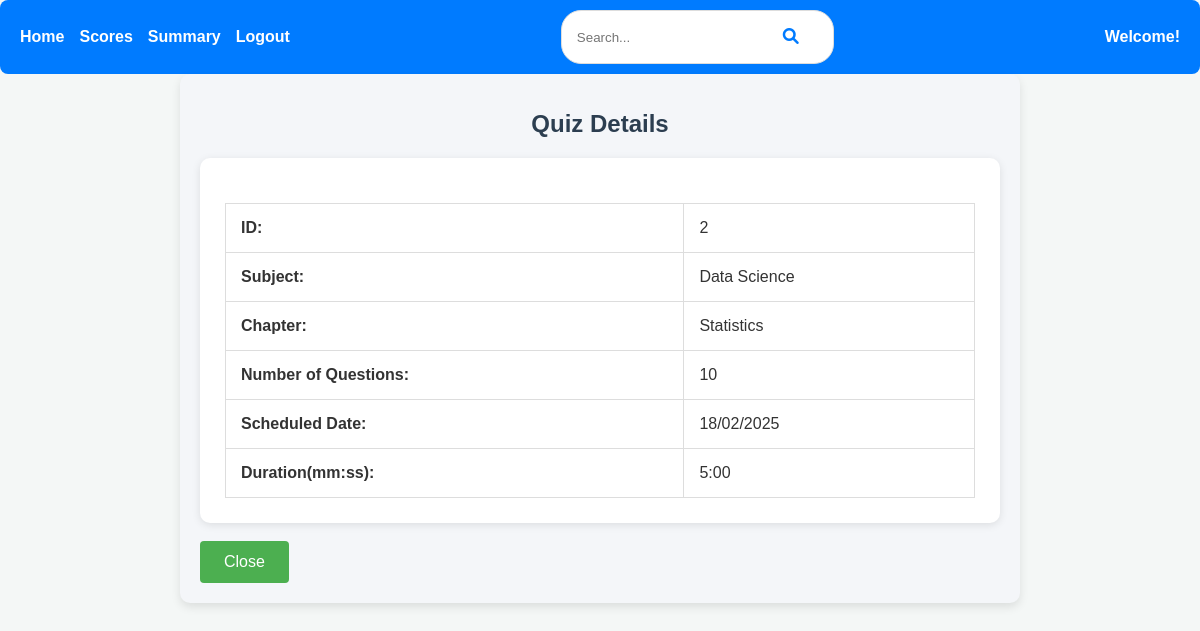
Page /user/view_quiz/2 on the committed database.
### backend/models.py (models this page shows)
class Quiz(db.Model):
    __tablename__ = 'quiz'
    id = db.Column(db.Integer, primary_key=True)
    chapter_id = db.Column(db.Integer, db.ForeignKey('chapter.id', ondelete="CASCADE"), nullable=False)
    date_of_quiz = db.Column(db.Date, nullable=False)
    duration_seconds = db.Column(db.Integer, nullable=False)
    remarks = db.Column(db.Text)
    questions = db.relationship('Question', backref='quiz', lazy='subquery', cascade='all, delete-orphan')
    scores = db.relationship('Score', backref='quiz', lazy='dynamic', cascade='all, delete-orphan')

class Subject(db.Model):
    __tablename__ = 'subject'
    id = db.Column(db.Integer, primary_key=True)
    name = db.Column(db.String(150), unique=True, nullable=False)
    description = db.Column(db.String(300), nullable=False)
    chapters = db.relationship('Chapter', backref='subject', lazy='subquery', cascade='all, delete-orphan')

class Chapter(db.Model):
    __tablename__ = 'chapter'
    id = db.Column(db.Integer, primary_key=True)
    name = db.Column(db.String(100), nullable=False)
    description = db.Column(db.Text)
    subject_id = db.Column(db.Integer, db.ForeignKey('subject.id', ondelete="CASCADE"), nullable=False)
    quizzes = db.relationship('Quiz', backref='chapter', lazy='subquery', cascade='all, delete-orphan')

### backend/controllers.py (the view)
@app.route('/user/view_quiz/<quiz_id>')
def user_view_quiz(quiz_id):
    quiz = Quiz.query.get(quiz_id)
    if quiz:
        return render_template('user/user_view_quiz.html', quiz=quiz, divmod=divmod)
    else:
        return "Quiz not found", 404

### templates/user/user_view_quiz.html (shortened to what this page needs)
{% extends "user/user_base.html" %}
{% block content %}
<div class="dashboard container mt-5">
    <h1 class="text-center mb-4">Quiz Details</h1>
    <div class="quiz-table-wrapper">
        <table class="table table-bordered quiz-details table-striped table-hover shadow-sm rounded">
            <tr>
                <td><strong>ID:</strong></td>
                <td>{{ quiz.id }}</td>
            </tr>
            <tr>
                <td><strong>Subject:</strong></td>
                <td>{{ quiz.chapter.subject.name if quiz.chapter and quiz.chapter.subject else 'N/A' }}</td>
            </tr>
            <tr>
                <td><strong>Chapter:</strong></td>
                <td>{{ quiz.chapter.name if quiz.chapter else 'N/A' }}</td>
            </tr>
            <tr>
                <td><strong>Number of Questions:</strong></td>
                <td>{{ quiz.questions | length }}</td>
            </tr>
            <tr>
                <td><strong>Scheduled Date:</strong></td>
                <td>{{ quiz.date_of_quiz.strftime('%d/%m/%Y') if quiz.date_of_quiz else 'N/A' }}</td>
            </tr>
            <tr>
                <td><strong>Duration(mm:ss):</strong></td>
                {% set minutes, seconds = divmod(quiz.duration_seconds | int, 60) %}
                <td>{{ minutes }}:{{ '%02d' % seconds }}</td>
            </tr>
        </table>
    </div>
    <br>
    <div class="text-center">
        <button class="btn btn-secondary btn-lg" onclick="window.history.back()">Close</button>
    </div>
</div>
{% endblock %}

### static/styles/user_dashboard.css (style rules this page uses)
body { font-family: Arial, sans-serif; margin: 0; padding: 0; background-color: #f4f4f4; }
.dashboard { margin: 20px auto; max-width: 800px; padding: 20px; background-color: white; border-radius: 10px; box-shadow: 0 2px 5px rgba(0, 0, 0, 0.1); }
.dashboard h1 { font-size: 24px; text-align: center; margin-bottom: 20px; }
.dashboard table { width: 100%; border-collapse: collapse; margin-top: 20px; }
.dashboard table th, .dashboard table td { border: 1px solid #ddd; padding: 10px; text-align: center; }
.dashboard { max-width: 800px; margin: 0 auto; padding: 20px; background-color: #f4f6f9; border-radius: 10px; box-shadow: 0 4px 10px rgba(0, 0, 0, 0.1); }
.quiz-table-wrapper { background-color: #ffffff; border-radius: 10px; padding: 25px; box-shadow: 0 2px 8px rgba(0, 0, 0, 0.1); }
table.quiz-details th, table.quiz-details td { text-align: left; padding: 15px; font-size: 16px; }
table.quiz-details { width: 100%; border-collapse: collapse; margin-top: 20px; }
table.quiz-details tr { border-bottom: 1px solid #e0e0e0; / }
button { font-size: 16px; padding: 12px 24px; border-radius: 4px; background-color: #4CAF50; color: white; border: none; transition: background-color 0.3s ease; }
h1 { color: #333333; font-size: 32px; font-weight: 600; margin-bottom: 20px; }
body { font-family: 'Arial', sans-serif; background-color: #f4f7f6; margin: 0; padding: 0; color: #333; }
h1 { text-align: center; color: #2c3e50; font-size: 2.5rem; margin-bottom: 20px; }

### rows in the picture
Quiz: id "2", date_of_quiz "18/02/2025"
Subject: chapter.subject "Data Science"
Chapter: chapter "Statistics"

### other values in the picture
{{ quiz.questions | length }} "10"
{{ minutes }} "5"
{{ '%02d' % seconds }} "00"
